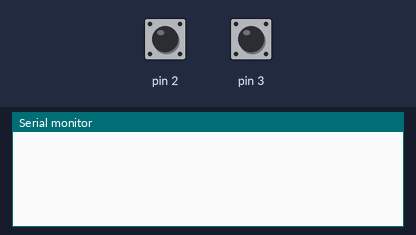
Bench run of a sketch on a simulated Arduino Uno, built with avr-gcc and run on an emulated ATmega328P. On the bench: the last lines printed to the serial monitor. Inputs (shaded band) come from the test bench; at power-on: pin 2 HIGH, pin 3 HIGH.

Above: at 1.2 s.
1.3 s: pin 2 pulled LOW for 0.15 s
At 2.4 s:
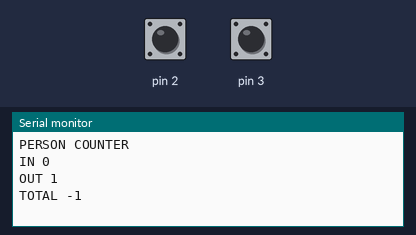
2.9 s: pin 3 pulled LOW for 0.15 s
At 3.6 s:
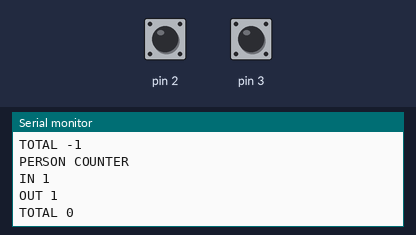
4.5 s: pin 2 pulled LOW for 1 s
At 6.0 s:
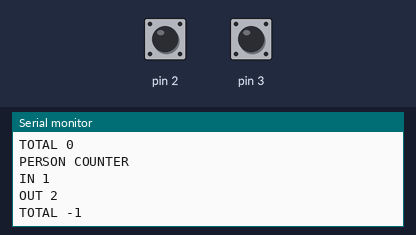
7.0 s: pin 3 pulled LOW for 1 s
At 9.1 s:
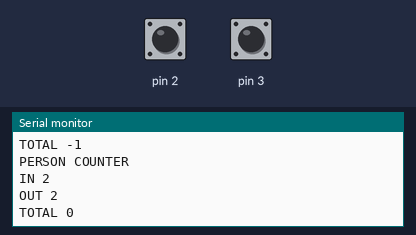
9.5 s: pin 2 driven LOW and pin 3 driven LOW
At 10.0 s:
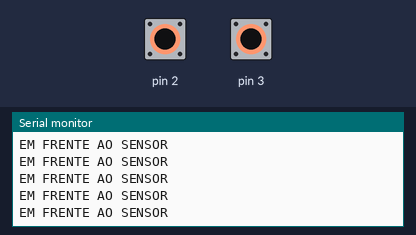
11.4 s: pin 2 pulsed HIGH 2 times (0.12 s each, 0.3 s apart)
Timing chart, 0 to 14.4 s (numbered marks = the images above; inputs shaded):
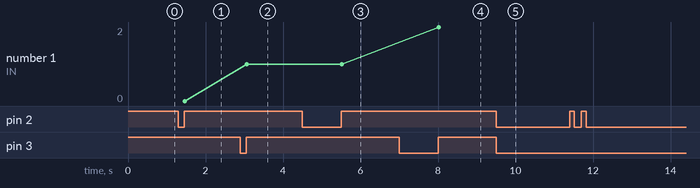

Measured:
- after the input at 1.3 s, the serial monitor: prints a new line after 0.15 s (image 1)
- after the input at 2.9 s, the serial monitor: prints a new line after 0.17 s (image 2)
- after the input at 4.5 s, the serial monitor: prints a new line after 1.0 s (image 3)
- after the input at 7.0 s, the serial monitor: prints a new line after 1.0 s (image 4)
- after the input at 9.5 s, the serial monitor: prints a new line at once (image 5)

The sketch:

spike_counter_arduino_uno.ino
```cpp
bool lastA = false;
bool lastB = false;
bool result = false;
bool lastResult = false;
void setup() {
  Serial.begin(9600);
  // put your setup code here, to run once:
  pinMode(2,INPUT_PULLUP);
  pinMode(3,INPUT_PULLUP);

}
int entradas = 0;
int saidas = 0;
bool messure = false;
bool dir = false;
void show(){
  Serial.println("PERSON COUNTER");
  Serial.print("IN ");
  Serial.println(entradas);
  Serial.print("OUT ");
  Serial.println(saidas);
  Serial.print("TOTAL ");
  Serial.println(entradas-saidas);
  }
void loop() {
  static long go = millis();
  bool a = !digitalRead(2);
  bool b = !digitalRead(3);
  if(a && !b){

    messure = true;
    dir = true;
    }else  if(!a && b){
      messure = true;
      dir = false;

    }
  if(a && b){
    Serial.println("EM FRENTE AO SENSOR");
  }if(!a && !b && messure){
    if(!dir){
     entradas++;
     show();
      }
      else{
       saidas++;
       show();
        }
    messure = false;
    delay(500);
    }


}
```
